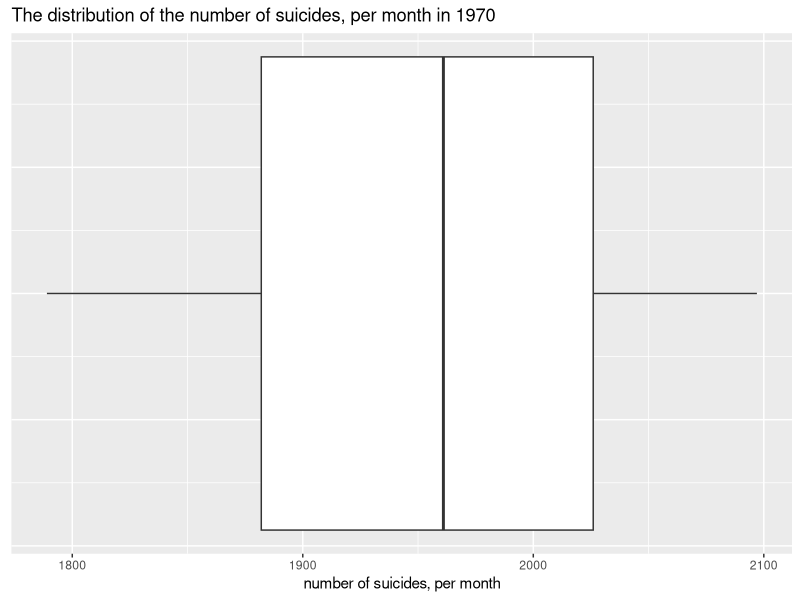
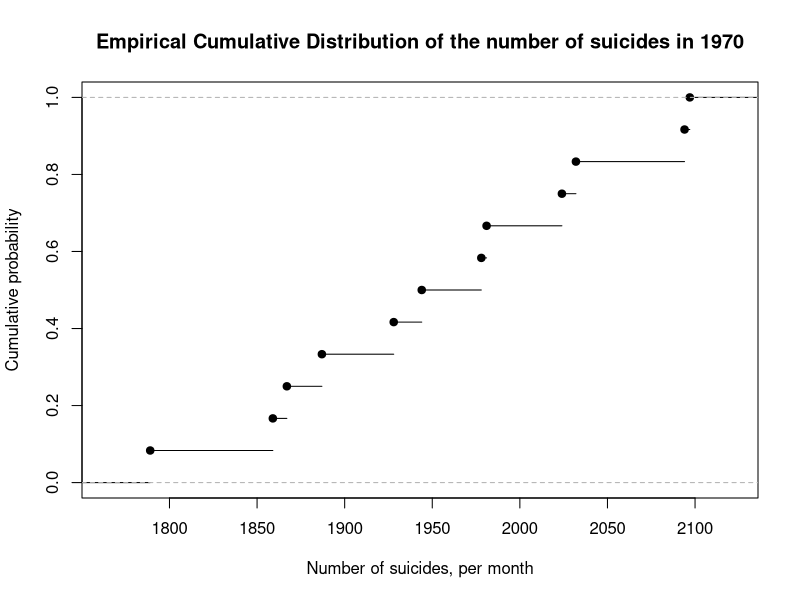
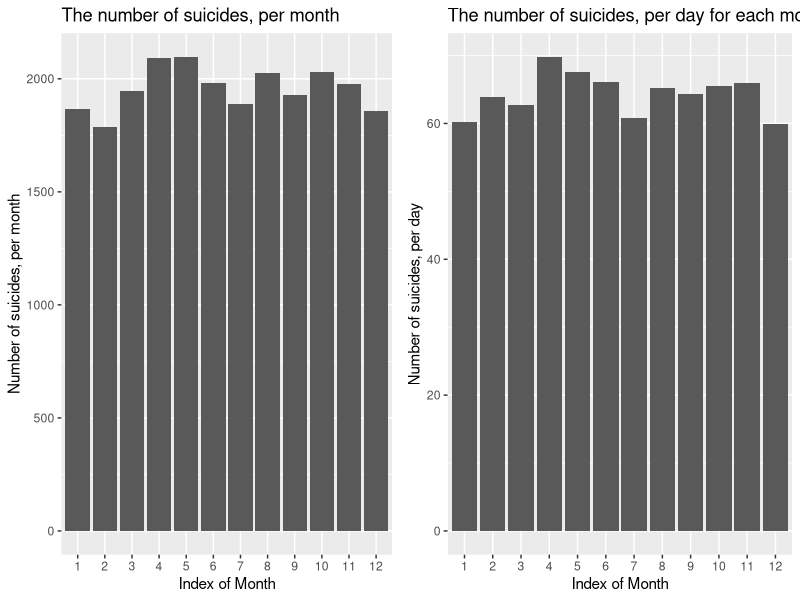

Reproduce these figures in R, in order. (Note: this script raises an error after producing the figures.)
## ---- chunk 1
knitr::opts_chunk$set(echo = TRUE)
library(dplyr)
library(ggplot2)
library(cowplot)
## ---- chunk 2
raw <- read.csv('suicides1970.csv') %>% 
  rename(
    "month" = Month
    ,"nSuicides" = Number
    ,"nDays" = Days
  ) %>% 
  mutate(
    season = ifelse(month < 3 | month == 12, "winter",
                    ifelse(month < 6, "spring",
                           ifelse(month < 9, "summer", "autumn")))
    ,suicides_per_day = nSuicides / nDays
  )


raw %>% head(20)
## ---- chunk 3
ggplot(raw) + 
  geom_boxplot(aes(x=nSuicides)) + 
  labs(title = "The distribution of the number of suicides, per month in 1970"
       ,x = "number of suicides, per month"
       ,y = "") + 
  theme(axis.title.y=element_blank()
        ,axis.text.y=element_blank()
        ,axis.ticks.y=element_blank())
## ---- chunk 4
ecdf(raw$nSuicides) %>% 
  plot(main = "Empirical Cumulative Distribution of the number of suicides in 1970"
       ,xlab = "Number of suicides, per month"
       ,ylab = "Cumulative probability")
## ---- chunk 5
p1 <- ggplot(raw) +
  geom_bar(aes(x=as.factor(month), y=nSuicides), stat = "identity") +
  labs(title = "The number of suicides, per month"
       ,x = "Index of Month"
       ,y = "Number of suicides, per month")

p2 <- ggplot(raw) +
  geom_bar(aes(x=as.factor(month), y=suicides_per_day), stat = "identity") +
  labs(title = "The number of suicides, per day for each month"
       ,x = "Index of Month"
       ,y = "Number of suicides, per day")

plot_grid(p1, p2)
## ---- chunk 6
total_spd <- 772.1843 # the total sum of the number of suicides per day

probs <- raw %>% # the probability of a suicide being in a month
  group_by(month) %>%
  summarise (
    p = sum(suicides_per_day) / total_spd
  ) %>%
  select(p) %>%
  unlist() %>%
  as.numeric()

number_of_experiments <- 1 # how many times to draw K samples
number_of_samples <- 100000 # the amount of samples per experiment

multinomial_model_obs <- rmultinom(n = number_of_experiments, size = number_of_samples, prob = probs)

model <- multinomial_model_obs %>% # find observations and probabilities of our model
  as.data.frame() %>% 
  rename("obs" = V1) %>% 
  mutate(
    month = 1:n()
    ,p = obs / number_of_samples
  )

Dchisq.test(model$obs, p = raw$nDays/365)
# chisq.test(model$obs, p = c(rep(1/12, 12)))
## ---- chunk 7
probs_seasons <- raw %>% # the probability of a suicide being in a season
  group_by(season) %>%
  summarise(
    p = sum(suicides_per_day) / total_spd
  ) %>% 
  select(p) %>%
  unlist() %>%
  as.numeric()

number_of_experiments <- 1 # how many times to draw K samples
number_of_samples <- 100000 # the amount of samples per experiment

multinomial_model_obs <- rmultinom(n = number_of_experiments, size = number_of_samples, prob = probs_seasons)

model_seasons <- multinomial_model_obs %>% # find observations and probabilities of our model
  as.data.frame() %>%
  rename("obs" = V1) %>%
  mutate(
    season = 1:n()
    ,p = obs / number_of_samples
  )

# constant = raw %>% group_by(season) %>% summarise(c= sum(nDays)/365) %>% select(c)
chisq.test(model_seasons$obs, p = c(0.249, 0.252, 0.252, 0.247))
